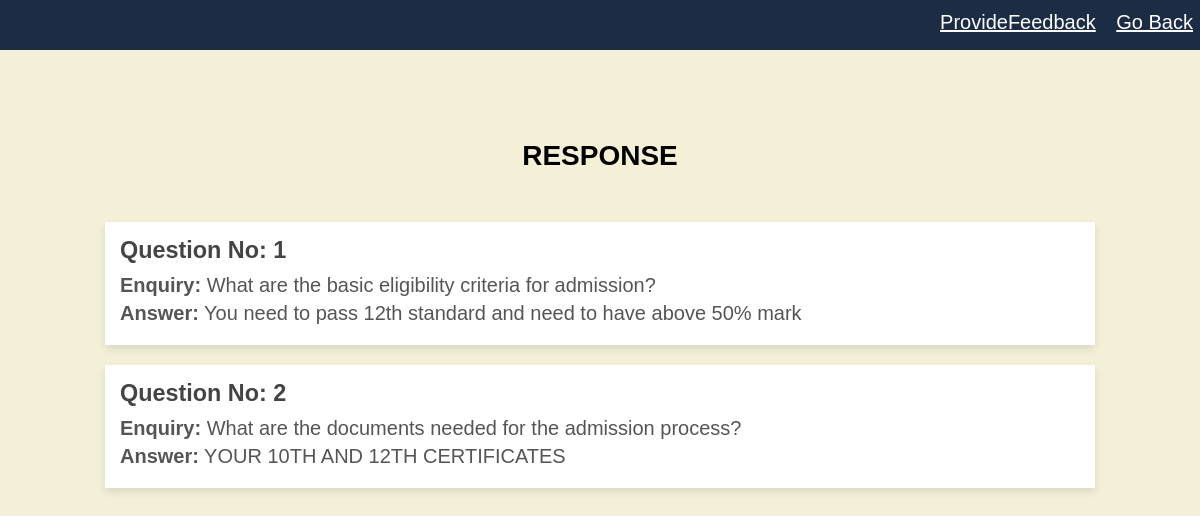
Page /user/admeview.php on the committed database.
### tables this page shows
CREATE TABLE `tbl_admenq` (
  `id` int(10) NOT NULL,
  `name` varchar(50) NOT NULL,
  `place` varchar(50) NOT NULL,
  `phone` int(10) NOT NULL,
  `enquiry` varchar(100) NOT NULL,
  `answer` varchar(100) NOT NULL
);

### user/admeview.php (the view, shortened to what this page needs)
<html>
<head>
</head>
<body>
<nav>
  <a href="/miniproject/user/feedbackform.php">ProvideFeedback</a>
  <a href="/miniproject/home.php">Go Back</a>
</nav>
<h1 class="heading">RESPONSE</h1>
<?php
include "config.php";
$sql = "SELECT id, enquiry, answer FROM tbl_admenq";
$result = mysqli_query($conn, $sql);
if (!$result) {
    echo "Error: " . $sql . "<br>" . mysqli_error($conn);
} else {
    if (mysqli_num_rows($result) > 0) {
        while ($row = mysqli_fetch_assoc($result)) {
            echo "<div class='response'>";
            echo "<h3>Question No: " . $row['id'] . "</h3>";
            echo "<p><strong>Enquiry:</strong> " .$row['enquiry']. "</p>";
            echo "<p><strong>Answer:</strong> " .$row['answer']. "</p>";
            echo "</div>";
        }
    } else {
        echo "<p>No responses available.</p>";
    }
}
?>
</body>
</html>

### user/admeview.php (style rules this page uses)
nav { background-color: rgb(28, 44, 68); width: 100%; padding: 7px; box-sizing: border-box; text-align:right; position: fixed; top: 0; left: 0; height:50px; }
nav a { color: white; margin-left: 15px; font-size: 20px; line-height: 1.5; }
.heading { font-size: 28px; color: black; margin: 90px 0 50px; text-align: center; }
body { background-color: #f3f0d7; margin: 0; font-family: Arial, sans-serif; display: flex; flex-direction: column; align-items: center; padding-top: 50px; font-size: 20px; }
.response { width: 80%; margin-bottom: 20px; background-color: #fff; padding: 15px; box-shadow: 0 4px 8px rgba(0, 0, 0, 0.1); }
.response h3 { margin: 0 0 10px; color: #444; }
.response p { margin: 5px 0; color: #555; }

### rows in the picture
tbl_admenq: id "1", enquiry "What are the basic eligibility criteria for admission?", answer "You need to pass 12th standard and need to have above 50% mark"
tbl_admenq: id "2", enquiry "What are the documents needed for the admission process?", answer "YOUR 10TH AND 12TH CERTIFICATES"
